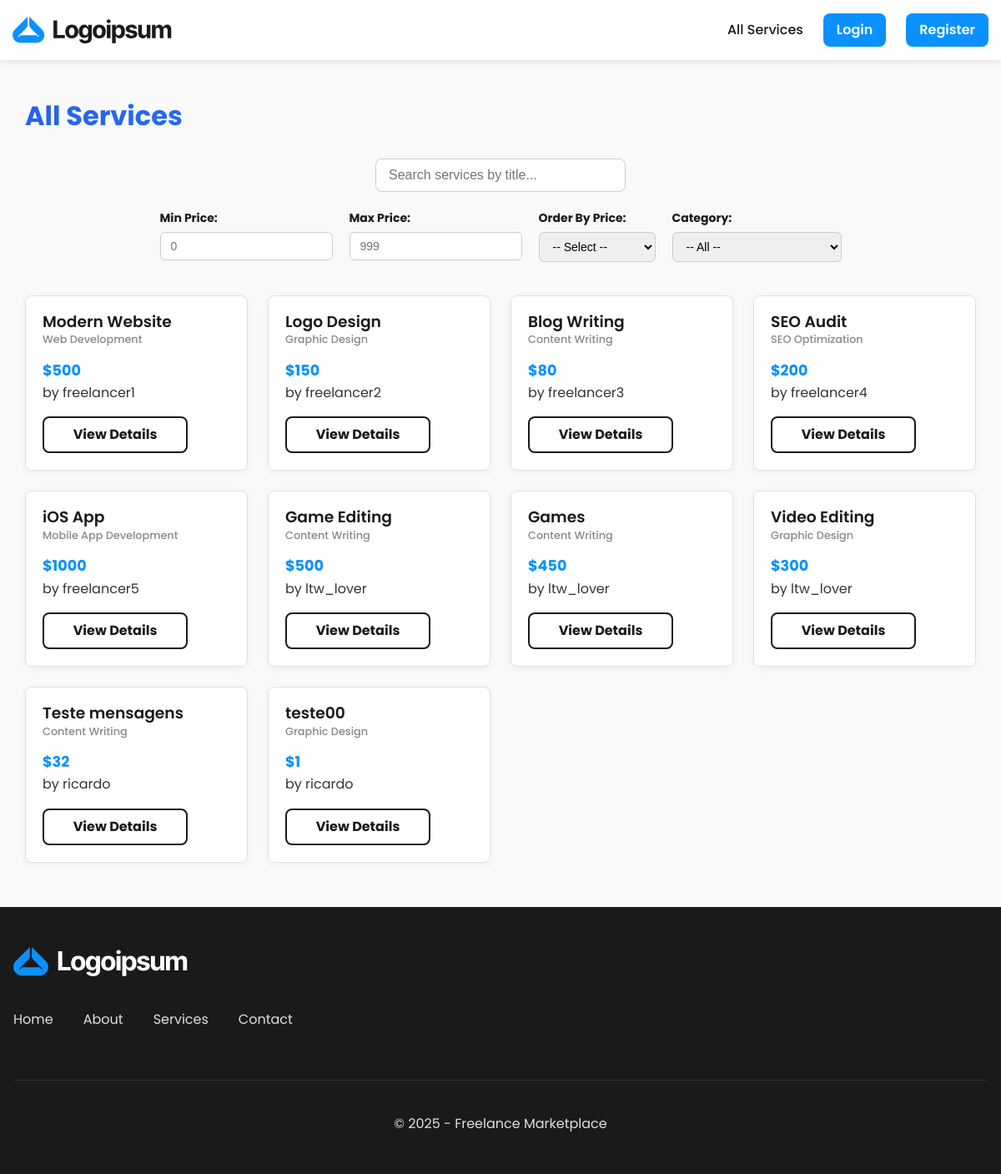
Page /pages/services/list.php on the committed database.
### tables this page shows
CREATE TABLE Services (
    id INTEGER PRIMARY KEY AUTOINCREMENT,
    freelancer_id INTEGER NOT NULL,
    title TEXT NOT NULL,
    description TEXT NOT NULL,
    category_id INTEGER NOT NULL,
    price REAL NOT NULL,
    delivery_time INTEGER NOT NULL,
    created_at DATETIME DEFAULT CURRENT_TIMESTAMP,
    image_path TEXT,
    video_path TEXT,
    FOREIGN KEY (freelancer_id) REFERENCES Users(id),
    FOREIGN KEY (category_id) REFERENCES Categories(id)
);

CREATE TABLE Categories (
    id INTEGER PRIMARY KEY AUTOINCREMENT,
    name TEXT UNIQUE NOT NULL,
    description TEXT
);

### public/pages/services/list.php (the view, shortened to what this page needs)
<?php
$db = getDB();
$userId = getCurrentUserID() ?? null;
$categoryId = $_GET['category'] ?? null;
$showMine = isset($_GET['mine']) && $_GET['mine'] == 1;
$searchQuery = $_GET['search'] ?? '';
$query = "
    SELECT Services.*, Categories.name AS category_name, Users.username AS freelancer_name
    FROM Services
    JOIN Categories ON Services.category_id = Categories.id
    JOIN Users ON Services.freelancer_id = Users.id
";
$params = [];
$stmt = $db->prepare($query);
$stmt->execute($params);
$services = $stmt->fetchAll(PDO::FETCH_ASSOC);
include_once '../../templates/header.php';
?>
<div class="featured-services">
    <div class="container">
        <?php
        if ($categoryId) {
            $stmt = $db->prepare("SELECT name FROM Categories WHERE id = ?");
            $stmt->execute([$categoryId]);
            $category = $stmt->fetch(PDO::FETCH_ASSOC);
            if ($category) {
                echo '<h1 class="gradient-heading">' . htmlspecialchars($category['name']) . '</h1>';
                ?>
                <div class="search-bar">
                    <input type="text" id="serviceSearch" placeholder="Search services by title..." value="<?php echo htmlspecialchars($searchQuery); ?>">
                </div>
                <form id="filterForm" class="service-filters">
                    <div>
                        <label for="min_price">Min Price:</label>
                        <input type="number" id="min_price" placeholder="0">
                    </div>
                    <div>
                        <label for="max_price">Max Price:</label>
                        <input type="number" id="max_price" placeholder="999">
                    </div>
                    <div>
                        <label for="order">Order By Price:</label>
                        <select id="order">
                            <option value="">-- Select --</option>
                            <option value="asc">Low to High</option>
                            <option value="desc">High to Low</option>
                        </select>
                    </div>
                </form>
                <?php
            }
        } else {
            echo '<h1 class="gradient-heading">All Services</h1>';
            ?>
            <div class="search-bar">
                <input type="text" id="serviceSearch" placeholder="Search services by title..." value="<?php echo htmlspecialchars($searchQuery); ?>">
            </div>
            <form id="filterForm" class="service-filters">
                <div>
                    <label for="min_price">Min Price:</label>
                    <input type="number" id="min_price" placeholder="0">
                </div>
                <div>
                    <label for="max_price">Max Price:</label>
                    <input type="number" id="max_price" placeholder="999">
                </div>
                <div>
                    <label for="order">Order By Price:</label>
                    <select id="order">
                        <option value="">-- Select --</option>
                    </select>
                </div>
                <div>
                    <label for="category">Category:</label>
                    <select id="category">
                        <option value="">-- All --</option>
                    </select>
                </div>
            </form>
            <?php
        }
        ?>
        <?php if (empty($services)): ?>
            <p>No services available yet.
                <?php if (!isLoggedIn()): ?>
                    <a href="<?php echo SITE_URL; ?>/pages/register.php">Register</a> and be the first to offer your services!
                <?php else: ?>
                    <a href="<?php echo SITE_URL; ?>/pages/services/add_job.php">Create a service</a> and be the first to offer your expertise!
                <?php endif; ?>
            </p>
        <?php else: ?>
            <div class="services-grid">
                <?php foreach ($services as $service): ?>
                    <div class="service-card"
                         data-title="<?php echo htmlspecialchars($service['title']); ?>"
                         data-price="<?php echo htmlspecialchars($service['price']); ?>"
                         data-category="<?php echo htmlspecialchars($service['category_id']); ?>">
                        <h3><?php echo htmlspecialchars($service['title']); ?></h3>
                        <p class="service-category"><?php echo htmlspecialchars($service['category_name']); ?></p>
                        <p class="service-price">$<?php echo htmlspecialchars($service['price']); ?></p>
                        <p class="service-freelancer">by <?php echo htmlspecialchars($service['freelancer_name']); ?></p>
                        <a href="<?php echo SITE_URL; ?>/pages/services/view.php?id=<?php echo $service['id']; ?>" class="btn">View Details</a>
                    </div>
                <?php endforeach; ?>
            </div>
        <?php endif; ?>
    </div>
</div>
<?php include_once '../../templates/footer.php'; ?>

### public/assets/css/style.css (style rules this page uses)
:root { --primary: #0a91ff; --primary-dark: #035ca5; --primary-light: #378bcf; --secondary: #1A1A1A; --secondary-light: #333333; --background: #f9f9f9; --white: #ffffff; --gray-light: #f4f4f4; --gray: #e0e0e0; --gray-dark: #888888; --success: #28a745; --error: #dc3545; --font-main: 'Poppins', 'Segoe UI', Tahoma, Geneva, Verdana, sans-serif; }
* { margin: 0; padding: 0; box-sizing: border-box; }
html, body { height: 100%; }
body { font-family: var(--font-main); line-height: 1.6; color: var(--secondary); background-color: var(--background); display: flex; flex-direction: column; min-height: 100vh; }
.container { width: 100%; max-width: 1200px; margin: 0 auto; padding: 0 15px; }
h1, h2, h3, h4, h5, h6 { margin-bottom: 0.8rem; font-weight: 600; line-height: 1.2; }
p { margin-bottom: 1rem; }
a { color: var(--primary); text-decoration: none; transition: color 0.3s, background-color 0.3s; }
.categories-section, .featured-services, .cta-section { padding: 3rem 0; }
.categories-grid, .services-grid { display: grid; grid-template-columns: repeat(auto-fill, minmax(250px, 1fr)); gap: 1.5rem; }
.service-card { background-color: var(--white); padding: 1.25rem; border-radius: 8px; box-shadow: 0 2px 10px rgba(0, 0, 0, 0.05); transition: transform 0.3s ease, box-shadow 0.3s ease; border: 1px solid var(--gray); overflow: hidden; display: flex; flex-direction: column; }
.service-card h3 { margin-bottom: 0rem; color: var(--secondary); font-weight: 600; }
.service-freelancer { margin-bottom: 1rem; }
.service-category { color: var(--gray-dark); font-weight: 500; margin-bottom: 0rem; font-size: 0.8rem; }
.service-price { font-weight: 700; color: var(--primary); font-size: 1.1rem; margin: 0.75rem 0 0 0; }
.service-freelancer { color: var(--secondary-light); margin-bottom: 1rem; }
.service-card .btn { margin-top: auto; justify-content: center; line-height: clamp(2rem, 5vw, 2.5rem); }
.btn { text-align: center; font-size: 1rem; border-radius: 8px; line-height: clamp(2.5rem, 7vw, 3rem); text-decoration: none; font-weight: 700; min-width: 10.875rem; margin: auto; margin-left: 0px !important; color: var(--secondary); padding: 0 1.5rem; box-sizing: border-box; background-color: var(--white); border: 2px solid var(--secondary); display: inline-flex; align-items: center; justify-content: center; position: relative; z-index: 1; transition: color 0.3s; cursor: pointer; }
.btn:before { content: ""; width: 0; height: 100%; background: var(--secondary); opacity: 1; position: absolute; display: block; bottom: 0; left: 0; transition: width 0.3s; z-index: -1; }
.search-bar { margin: 20px 0; text-align: center; }
.search-bar input[type="text"] { padding: 10px 15px; width: 300px; max-width: 90%; border: 1px solid #ccc; border-radius: 8px; font-size: 16px; }
.service-filters { display: flex; flex-wrap: wrap; justify-content: center; gap: 20px; margin: 20px 0 40px; }
.service-filters div { display: flex; flex-direction: column; align-items: flex-start; }
.service-filters label { font-weight: bold; margin-bottom: 5px; font-size: 14px; }
.service-filters input[type="number"], .service-filters select { padding: 8px 12px; border: 1px solid #ccc; border-radius: 6px; font-size: 14px; min-width: 140px; }
.gradient-heading { background: linear-gradient(135deg, #2563eb 0%, #3b82f6 100%); -webkit-background-clip: text; background-clip: text; color: transparent; font-weight: 700; margin-bottom: 2rem; }

### rows in the picture
services: title "Modern Website", category.name "Web Development", price "500", freelancer_name "freelancer1"
services: title "Logo Design", category.name "Graphic Design", price "150", freelancer_name "freelancer2"
services: title "Blog Writing", category.name "Content Writing", price "80", freelancer_name "freelancer3"
services: title "SEO Audit", category.name "SEO Optimization", price "200", freelancer_name "freelancer4"
services: title "iOS App", category.name "Mobile App Development", price "1000", freelancer_name "freelancer5"
services: title "Game Editing", category.name "Content Writing", price "500", freelancer_name "ltw_lover"
services: title "Games", category.name "Content Writing", price "450", freelancer_name "ltw_lover"
services: title "Video Editing", category.name "Graphic Design", price "300", freelancer_name "ltw_lover"
services: title "Teste mensagens", category.name "Content Writing", price "32", freelancer_name "ricardo"
services: title "teste00", category.name "Graphic Design", price "1", freelancer_name "ricardo"
